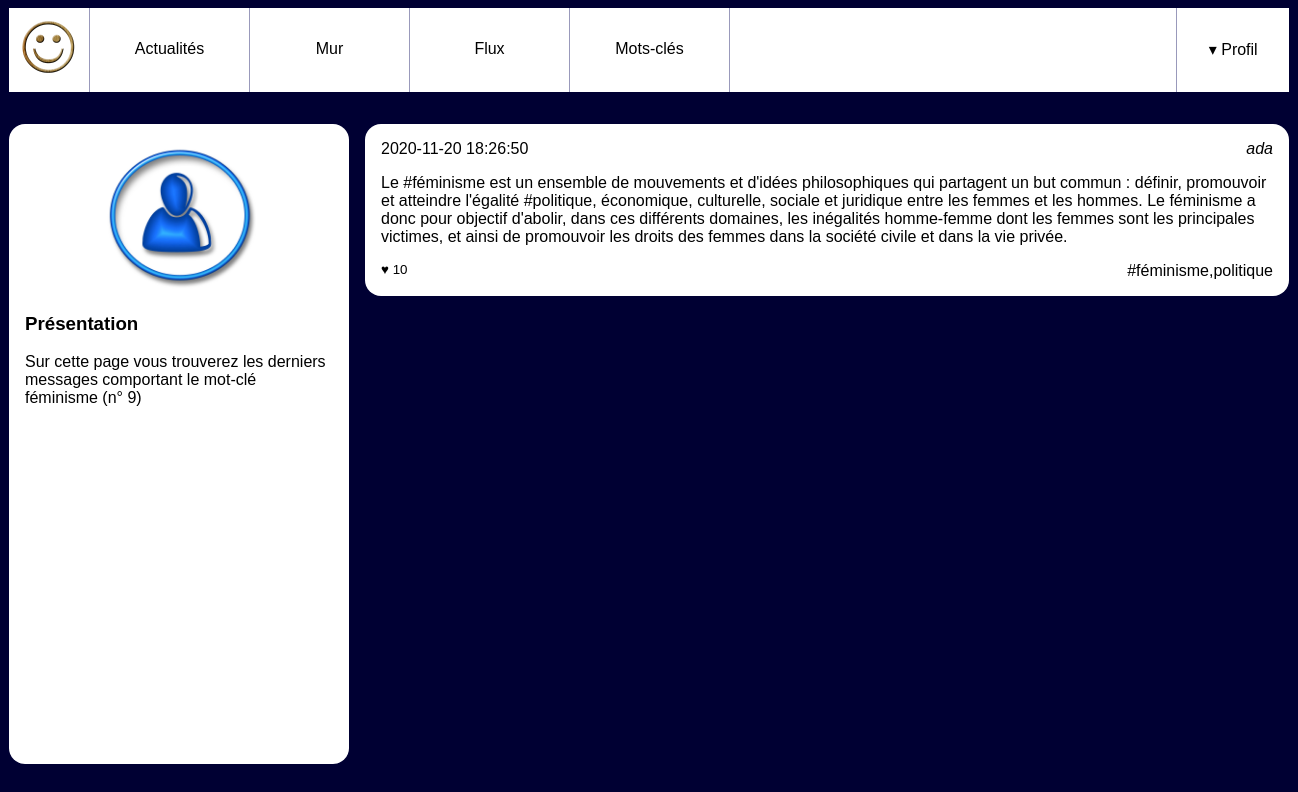
Page /pages/tags.php?tag_id=9 on the committed database.
### tables this page shows
CREATE TABLE `tags` (
  `id` int(10) UNSIGNED NOT NULL,
  `label` varchar(255) NOT NULL
);

CREATE TABLE `users` (
  `id` int(10) UNSIGNED NOT NULL,
  `email` varchar(255) NOT NULL,
  `password` varchar(255) NOT NULL,
  `alias` varchar(255) NOT NULL
);

### pages/tags.php (the view, shortened to what this page needs)
<?php
require 'header.php';
?>
        <div id="wrapper">
            <?php
            $tagId = $_GET['tag_id'];
            ?>
            <?php
            $mysqli = new mysqli("localhost", "root", "root", "socialnetwork");
            ?>
            <aside>
                <?php
                $laQuestionEnSql = "SELECT * FROM `tags` WHERE id=" . intval($tagId);
                $lesInformations = $mysqli->query($laQuestionEnSql);
                $tag = $lesInformations->fetch_assoc();
                ?>
                <img src="user.jpg" alt="Portrait de l'utilisatrice"/>
                <section>
                    <h3>Présentation</h3>
                    <p>Sur cette page vous trouverez les derniers messages comportant
                        le mot-clé <?php echo $tag['label'] ?>
                        (n° <?php echo $_GET['tag_id'] ?>)
                    </p>
                </section>
            </aside>
            <main>
                <?php
                $laQuestionEnSql = "SELECT `posts`.`content`,"
                        . "`posts`.`created`,"
                        . "`users`.`alias` as author_name,  "
                        . "`users`.`id` as author_id,  "
                        . "count(`likes`.`id`) as like_number,  "
                        . "GROUP_CONCAT(DISTINCT `tags`.`label`) AS taglist "
                        . "FROM `posts_tags` as filter "
                        . "JOIN `posts` ON `posts`.`id`=filter.`post_id`"
                        . "JOIN `users` ON `users`.`id`=`posts`.`user_id`"
                        . "LEFT JOIN `posts_tags` ON `posts`.`id` = `posts_tags`.`post_id`  "
                        . "LEFT JOIN `tags`       ON `posts_tags`.`tag_id`  = `tags`.`id` "
                        . "LEFT JOIN `likes`      ON `likes`.`post_id`  = `posts`.`id` "
                        . "WHERE filter.`tag_id`='" . intval($tagId) . "' "
                        . "GROUP BY `posts`.`id`"
                        . "ORDER BY `posts`.`created` DESC  "
                ;
                $lesInformations = $mysqli->query($laQuestionEnSql);
                while ($post = $lesInformations->fetch_assoc())
                {
                    ?>
                    <article>
                        <h3>
                            <time datetime='2020-02-01 11:12:13' ><?php echo $post['created'] ?></time>
                        </h3>
                        <address><nav>
                        <a href="wall.php?user_id=<?php echo $post['author_id'] ?>"><?php echo $post['author_name'] ?></a>
                    </nav></address>
                        <div>
                            <p><?php echo $post['content'] ?></p>
                        </div>
                        <footer>
                            <small>♥ <?php echo $post['like_number'] ?></small>
                            <a href="">#<?php echo $post['taglist'] ?></a>
                        </footer>
                    </article>
                <?php } ?>
            </main>
        </div>
    </body>
</html>

### pages/style.css (style rules this page uses)
body { background-color: #003; font-family: Arial; }
a { text-decoration: none; color:black; }
#wrapper { display:flex; width:80em; margin:0 auto 2em auto; }
#wrapper aside { background-color: #fff; flex:1; padding:1em; border-radius: 1em; }
#wrapper aside img { display: block; width:50%; margin:auto; }
#wrapper main { flex:3; padding-left:1em; height: 80vh; overflow-y: scroll; }
#wrapper main article { background-color: #fff; padding:1em; margin-bottom: 1em ; border-radius: 1em; }
#wrapper main article h3 { margin:0; padding:0; font-weight: normal; font-size:1em; }
#wrapper main article time { float:left; }
#wrapper main article address { text-align: right; margin-bottom: 1em; }
#wrapper main article p { margin:0; }
#wrapper main article footer { margin-top: 1em; text-align: right; }
#wrapper main article footer small { float:left; }

### rows in the picture
tags: label "féminisme"
users: created "2020-11-20 18:26:50", alias "ada", content "Le #féminisme est un ensemble de mouvements et d'idées philosophiques qui partagent un but commun : définir, promouvoir et atteindre l'égalité #politique, économique, culturelle, sociale et juridique entre les femmes et les hommes. Le féminisme a donc pour objectif d'abolir, dans ces différents domaines, les inégalités homme-femme dont les femmes sont les principales victimes, et ainsi de promouvoir les droits des femmes dans la société civile et dans la vie privée.", like_number "10", taglist "féminisme,politique"

### other values in the picture
$_GET['tag_id'] "9"
